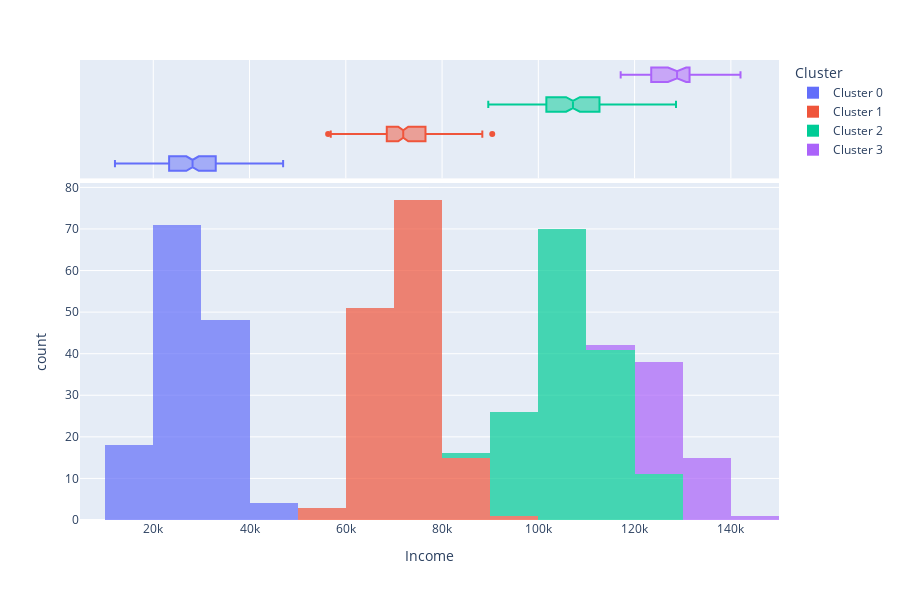

Notebook code for this chart:
### Code cell
plot_model(kmeans, plot = 'distribution', feature = 'Income')

### Figure 1 — Plotly figure (JSON) as saved in the notebook; plotly's stock layout.template omitted (floating-point values rounded to 4 significant figures; data arrays with more than 128 entries replaced by an {"elided": "..."} marker saying what was removed)
{"data": [{"alignmentgroup": "True", "bingroup": "x", "hovertemplate": "Cluster=Cluster 0<br>Income=%{x}<br>count=%{y}<extra></extra>", "legendgroup": "Cluster 0", "marker": {"color": "#636efa", "opacity": 0.7, "pattern": {"shape": ""}}, "name": "Cluster 0", "offsetgroup": "Cluster 0", "orientation": "v", "showlegend": true, "type": "histogram", "x": {"elided": "141 int values"}, "xaxis": "x", "yaxis": "y"}, {"alignmentgroup": "True", "customdata": {"elided": "141x4 mixed values"}, "hovertemplate": "Cluster=%{customdata[3]}<br>Income=%{x}<br>Age=%{customdata[0]}<br>SpendingScore=%{customdata[1]}<br>Savings=%{customdata[2]}<extra></extra>", "legendgroup": "Cluster 0", "marker": {"color": "#636efa"}, "name": "Cluster 0", "notched": true, "offsetgroup": "Cluster 0", "showlegend": false, "type": "box", "x": {"elided": "141 int values"}, "xaxis": "x2", "yaxis": "y2"}, {"alignmentgroup": "True", "bingroup": "x", "hovertemplate": "Cluster=Cluster 1<br>Income=%{x}<br>count=%{y}<extra></extra>", "legendgroup": "Cluster 1", "marker": {"color": "#EF553B", "opacity": 0.7, "pattern": {"shape": ""}}, "name": "Cluster 1", "offsetgroup": "Cluster 1", "orientation": "v", "showlegend": true, "type": "histogram", "x": {"elided": "147 int values"}, "xaxis": "x", "yaxis": "y"}, {"alignmentgroup": "True", "customdata": {"elided": "147x4 mixed values"}, "hovertemplate": "Cluster=%{customdata[3]}<br>Income=%{x}<br>Age=%{customdata[0]}<br>SpendingScore=%{customdata[1]}<br>Savings=%{customdata[2]}<extra></extra>", "legendgroup": "Cluster 1", "marker": {"color": "#EF553B"}, "name": "Cluster 1", "notched": true, "offsetgroup": "Cluster 1", "showlegend": false, "type": "box", "x": {"elided": "147 int values"}, "xaxis": "x2", "yaxis": "y2"}, {"alignmentgroup": "True", "bingroup": "x", "hovertemplate": "Cluster=Cluster 2<br>Income=%{x}<br>count=%{y}<extra></extra>", "legendgroup": "Cluster 2", "marker": {"color": "#00cc96", "opacity": 0.7, "pattern": {"shape": ""}}, "name": "Cluster 2", "offsetgroup": "Cluster 2", "orientation": "v", "showlegend": true, "type": "histogram", "x": {"elided": "148 int values"}, "xaxis": "x", "yaxis": "y"}, {"alignmentgroup": "True", "customdata": {"elided": "148x4 mixed values"}, "hovertemplate": "Cluster=%{customdata[3]}<br>Income=%{x}<br>Age=%{customdata[0]}<br>SpendingScore=%{customdata[1]}<br>Savings=%{customdata[2]}<extra></extra>", "legendgroup": "Cluster 2", "marker": {"color": "#00cc96"}, "name": "Cluster 2", "notched": true, "offsetgroup": "Cluster 2", "showlegend": false, "type": "box", "x": {"elided": "148 int values"}, "xaxis": "x2", "yaxis": "y2"}, {"alignmentgroup": "True", "bingroup": "x", "hovertemplate": "Cluster=Cluster 3<br>Income=%{x}<br>count=%{y}<extra></extra>", "legendgroup": "Cluster 3", "marker": {"color": "#ab63fa", "opacity": 0.7, "pattern": {"shape": ""}}, "name": "Cluster 3", "offsetgroup": "Cluster 3", "orientation": "v", "showlegend": true, "type": "histogram", "x": [131827, 125662, 123005, 131009, 129469, 136644, 134389, 142000, 122924, 129937, 127320, 120525, 127699, 121216, 123229, 136255, 130361, 123678, 128625, 130813, 130974, 127352, 138021, 122264, 129726, 122581, 125008, 122671, 129019, 134966, 126500, 138443, 126617, 123718, 132948, 129087, 122788, 129142, 130934, 123828, 134209, 123153, 134384, 117108], "xaxis": "x", "yaxis": "y"}, {"alignmentgroup": "True", "customdata": {"elided": "44x4 mixed values"}, "hovertemplate": "Cluster=%{customdata[3]}<br>Income=%{x}<br>Age=%{customdata[0]}<br>SpendingScore=%{customdata[1]}<br>Savings=%{customdata[2]}<extra></extra>", "legendgroup": "Cluster 3", "marker": {"color": "#ab63fa"}, "name": "Cluster 3", "notched": true, "offsetgroup": "Cluster 3", "showlegend": false, "type": "box", "x": [131827, 125662, 123005, 131009, 129469, 136644, 134389, 142000, 122924, 129937, 127320, 120525, 127699, 121216, 123229, 136255, 130361, 123678, 128625, 130813, 130974, 127352, 138021, 122264, 129726, 122581, 125008, 122671, 129019, 134966, 126500, 138443, 126617, 123718, 132948, 129087, 122788, 129142, 130934, 123828, 134209, 123153, 134384, 117108], "xaxis": "x2", "yaxis": "y2"}], "layout": {"barmode": "relative", "height": 600, "legend": {"title": {"text": "Cluster"}, "tracegroupgap": 0}, "margin": {"t": 60}, "xaxis": {"anchor": "y", "domain": [0, 1], "title": {"text": "Income"}}, "xaxis2": {"anchor": "y2", "domain": [0, 1], "matches": "x", "showgrid": true, "showticklabels": false}, "yaxis": {"anchor": "x", "domain": [0, 0.7326], "title": {"text": "count"}}, "yaxis2": {"anchor": "x2", "domain": [0.7426, 1], "matches": "y2", "showgrid": false, "showline": false, "showticklabels": false, "ticks": ""}}}
